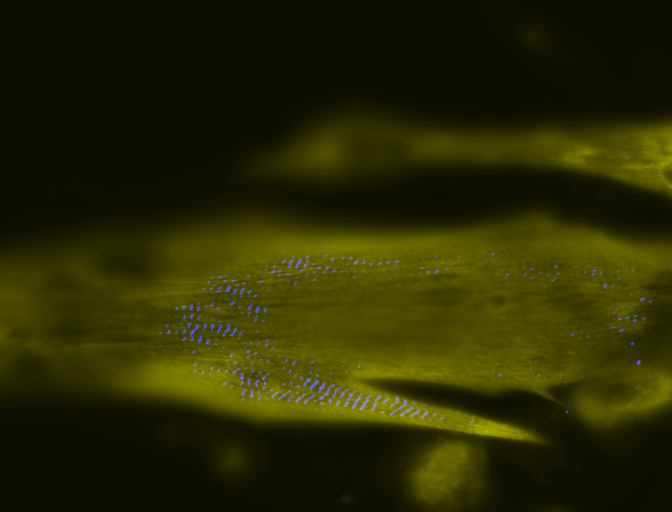
#> input picture Data/testSegGabor/seg/1524739859.6224535.png, 1344 x 1024 px, given in place of Stries_C2  (8   ).TIF, which was not available (shown at 1/2 size)
$ python ControlerEvaluationSegmentation.py   (older library calls are emulated)
#> lines starting #> are read from the running program, lines starting #| are printed output that depends on the picture; pictures that were not available may be replaced by others from this repository, and a replacement may not be noted
#> in evaluationParametreGabor, img is the input picture: shape (1024, 1344, 3); mean B, G, R 1.4, 40.9, 40.9
### Model/SegmentationFibre.py

###########################
# SEGMENTATION DES FIBRES #
###########################

import numpy as np
import cv2
import scipy
import matplotlib.pyplot as plt

class SegmentationFibre:
    """
    Classe permettant de segmenter la fibre
    """

    def __init__(self, matImg):

        if (np.shape(np.shape(matImg))[0] > 2):
            self.matImg = cv2.cvtColor(matImg,cv2.COLOR_RGB2GRAY)
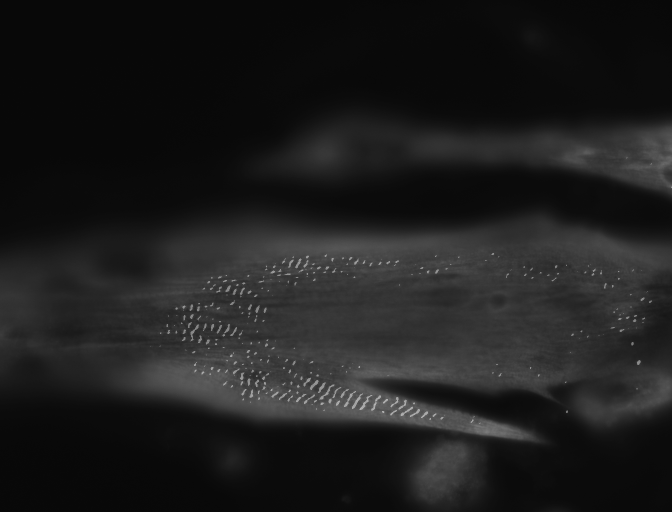
#> self.matImg: shape (1024, 1344) (shown at 1/2 size); min 8, max 181, mean 29.1
        else:
            self.matImg = matImg
        self.maskFibre = 0

    def segmenter(self):
        """
        Applique la methode des k-means sur une image pour la segmenter
        @param img: image a traiter (creer precedemment grace a "imread()")
        @return: l'image apres traitement
        """

        # k = 5, nombre de clusters optimal
        k = 5

        # convert to np.float32
        res = self.matImg.reshape((-1, 3))
        res = np.float32(res)

        # define criteria, number of clusters(K) and apply kmeans()
        criteria = (cv2.TERM_CRITERIA_EPS + cv2.TERM_CRITERIA_MAX_ITER, 10, 1.0)
        ret, label, center = cv2.kmeans(res, k, None, criteria, 10, cv2.KMEANS_RANDOM_CENTERS)
#> ret = 46675113.5; center = [[124.7, 136.4, 125.8], [74.37, 73.52, 74.37], [10.88, 10.89, 10.9], [33.54, 33.55, 33.57], [53.18, 53.18, 53.21]]

        # Now convert back into uint8, and make original image
        center = np.uint8(center)
#> center = [[124, 136, 125], [74, 73, 74], [10, 10, 10], [33, 33, 33], [53, 53, 53]]
        res = center[label.flatten()]
        res = (res/np.min(res))-1 # normaliser a 0
#> (the run stopped early here; a loop or call above may not have finished)

$ run again, on Data/testSegGabor/seg/1524739867.2129729.png
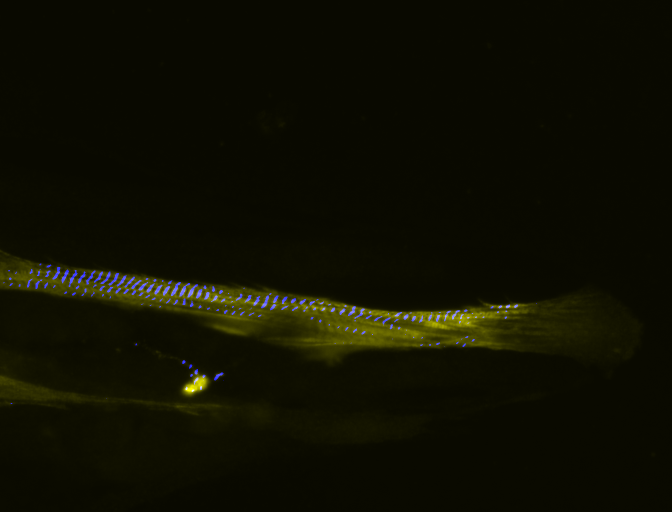
#> input picture Data/testSegGabor/seg/1524739867.2129729.png, 1344 x 1024 px, given in place of Stries_C2  (8   ).TIF, which was not available (shown at 1/2 size)
#> in evaluationParametreGabor, img is the input picture: shape (1024, 1344, 3); mean B, G, R 1.5, 15.2, 15.2
#> in __init__, `self.matImg = cv2.cvtColor(matImg,cv2.COLOR_RGB2GRAY)`:
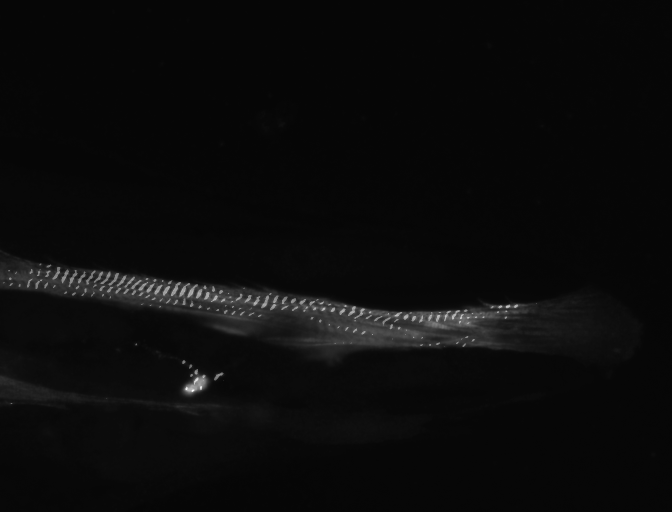
#> self.matImg: shape (1024, 1344) (shown at 1/2 size); min 6, max 255, mean 11
#> in segmenter, `ret, label, center = cv2.kmeans(res, k, None, criteria, 10, cv2.KMEANS..`: ret = 27438889.6; center = [[7.66, 7.66, 7.65], [37.85, 37.7, 37.77], [129.5, 144.1, 145.7], [64.79, 65.67, 69.18], [131.8, 103.1, 71.42]]
#> in segmenter, `center = np.uint8(center)`: center = [[7, 7, 7], [37, 37, 37], [129, 144, 145], [64, 65, 69], [131, 103, 71]]

$ run again, on Data/testSegGabor/seg/1524739869.0406284.png
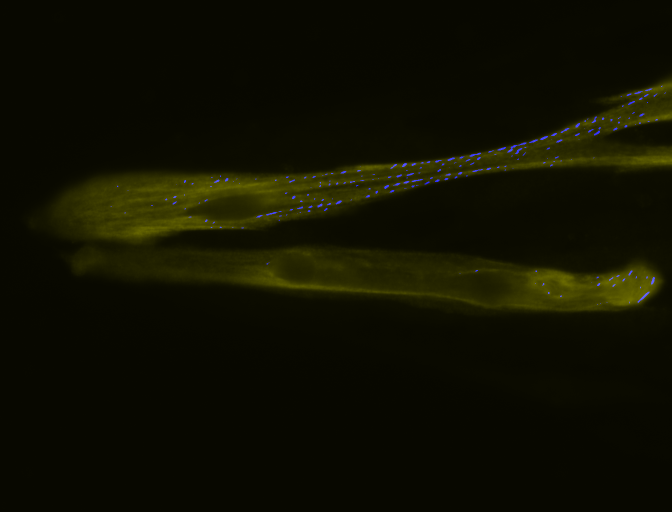
#> input picture Data/testSegGabor/seg/1524739869.0406284.png, 1344 x 1024 px, given in place of Stries_C2  (8   ).TIF, which was not available (shown at 1/2 size)
#> in evaluationParametreGabor, img is the input picture: shape (1024, 1344, 3); mean B, G, R 0.8, 15.8, 15.8
#> in __init__, `self.matImg = cv2.cvtColor(matImg,cv2.COLOR_RGB2GRAY)`:
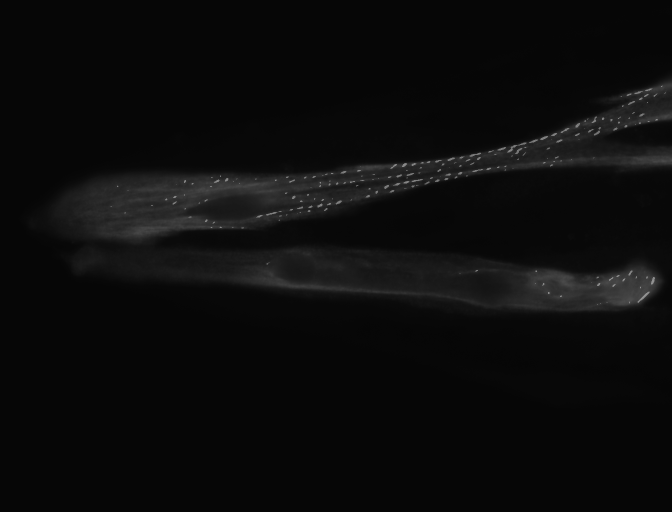
#> self.matImg: shape (1024, 1344) (shown at 1/2 size); min 5, max 151, mean 11.4
#> in segmenter, `ret, label, center = cv2.kmeans(res, k, None, criteria, 10, cv2.KMEANS..`: ret = 13070524.7; center = [[108, 122.8, 108.6], [57.97, 55.98, 57.98], [6.79, 6.79, 6.8], [24.58, 24.59, 24.61], [39.8, 39.8, 39.82]]
#> in segmenter, `center = np.uint8(center)`: center = [[108, 122, 108], [57, 55, 57], [6, 6, 6], [24, 24, 24], [39, 39, 39]]

$ run again, on Data/testSegGabor/seg/1524739871.2656105.png
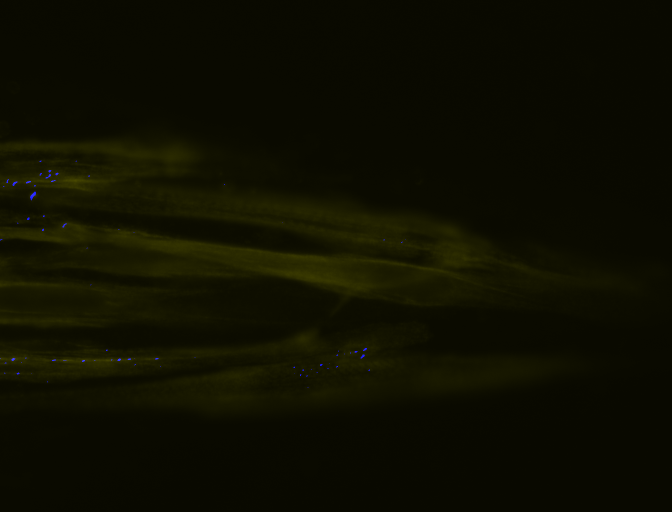
#> input picture Data/testSegGabor/seg/1524739871.2656105.png, 1344 x 1024 px, given in place of Stries_C2  (8   ).TIF, which was not available (shown at 1/2 size)
#> in evaluationParametreGabor, img is the input picture: shape (1024, 1344, 3); mean B, G, R 0.2, 14.5, 14.5
#> in __init__, `self.matImg = cv2.cvtColor(matImg,cv2.COLOR_RGB2GRAY)`:
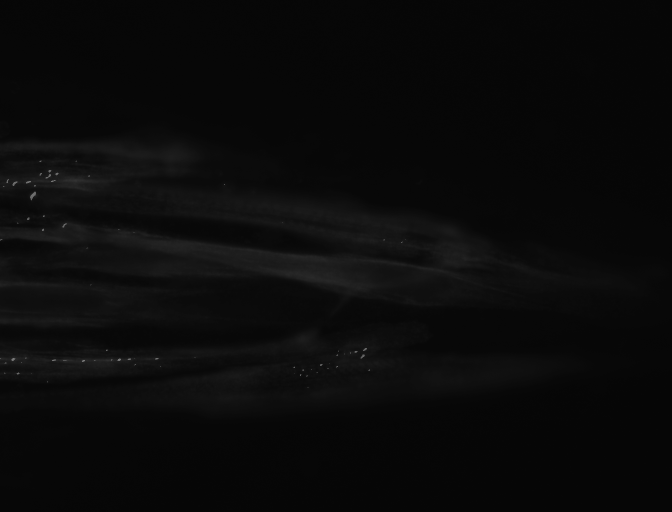
#> self.matImg: shape (1024, 1344) (shown at 1/2 size); min 6, max 123, mean 10.1
#> in segmenter, `ret, label, center = cv2.kmeans(res, k, None, criteria, 10, cv2.KMEANS..`: ret = 11644069.6; center = [[102.2, 66.9, 26.5], [19.44, 19.44, 19.42], [7.54, 7.53, 7.53], [107.3, 107.5, 107.2], [24.95, 61.38, 102.6]]
#> in segmenter, `center = np.uint8(center)`: center = [[102, 66, 26], [19, 19, 19], [7, 7, 7], [107, 107, 107], [24, 61, 102]]
